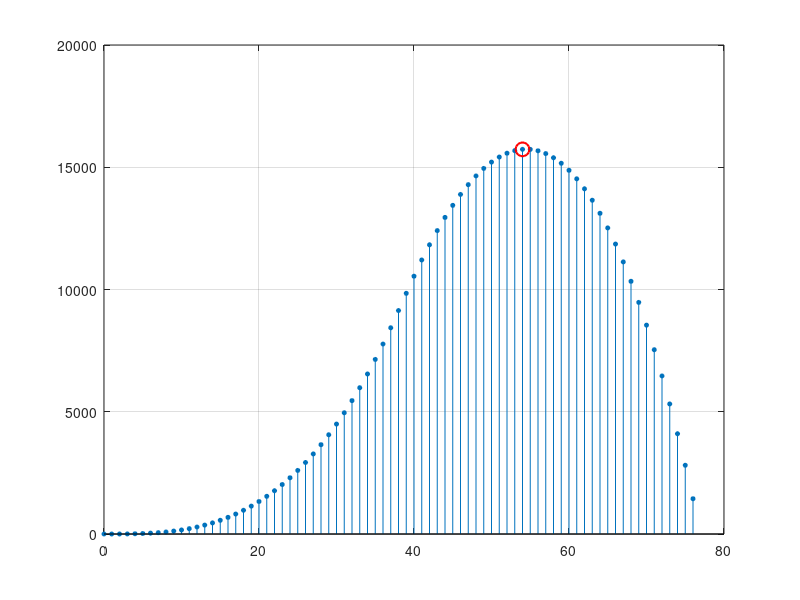

Recreate this plot in MATLAB. (Note: this script raises an error after producing the figure.)
%HW1_P214  Problem 2.14 -- location and value of the largest sample of
%          y[n] = x[n] (*) h[n]  with  x[n] = n (0<=n<=N-1),
%                                      h[n] = n (0<=n<=N-3).
%
%   Compares the closed-form prediction
%
%       m*    = ( 5 - 2N + sqrt(8N^2 - 24N + 25) ) / 2
%       n_max = ceil(m*) + N - 3
%
%   with the answer obtained by actually convolving.

clc;
fprintf('   N     m*      n_max(pred)  n_max(conv)   y[n_max]     sqrt(2)*N\n');
fprintf('  ---------------------------------------------------------------\n');
for N = [5 6 7 8 9 10 12 15 20 40 100]
    y  = conv(0:N-1, 0:N-3);
    [ymax,k] = max(y);
    nmax_conv = k-1;
    mstar     = (5-2*N+sqrt(8*N^2-24*N+25))/2;
    nmax_pred = ceil(mstar)+N-3;
    fprintf('  %4d  %7.3f   %8d     %8d   %10g   %9.1f\n', ...
            N, mstar, nmax_pred, nmax_conv, ymax, sqrt(2)*N);
end

% Why the peak is NOT at the midpoint: both sequences are ramps, so the
% product x[k]h[n-k] is weighted towards large k.  Asymptotically
% m* -> (sqrt(2)-1)N and n_max -> sqrt(2)*N, i.e. about 71% of the way
% along the support 0..2N-4 rather than 50%.
figure('Name','Problem 2.14');
N = 40;  y = conv(0:N-1, 0:N-3);
stem(0:numel(y)-1, y, 'filled', 'MarkerSize', 3); grid on
[~,k] = max(y);  hold on
plot(k-1, y(k), 'ro', 'MarkerSize', 10, 'LineWidth', 1.5);
xline((numel(y)-1)/2, '--', 'midpoint');
xlabel('Time index n'); ylabel('Amplitude');
title(sprintf('y[n] = x[n] \\circledast h[n], N = %d  (peak at n = %d)', N, k-1));
legend('y[n]','maximum','Location','northwest');
